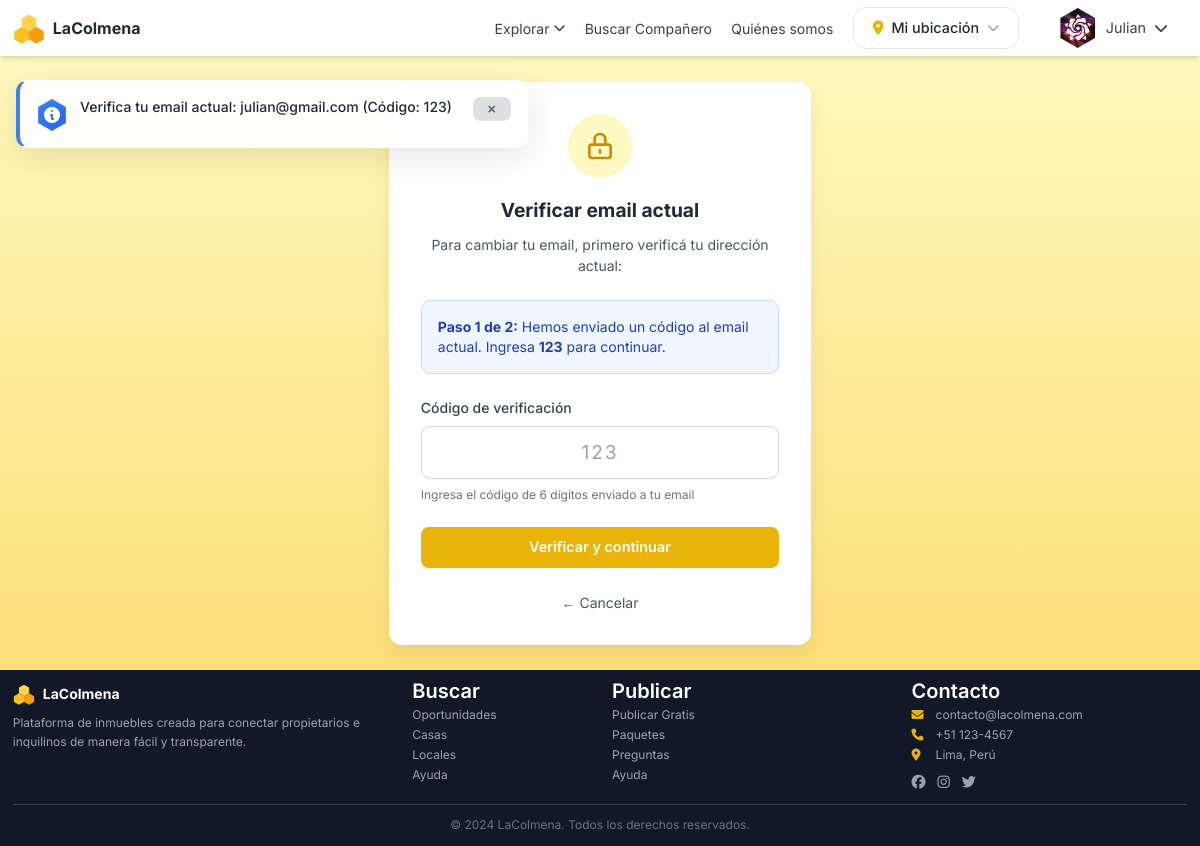
Page /usuarios/cambiar-email/ (signed in) on the committed database.
### usuarios/models.py (models this page shows, shortened)
class Usuario(AbstractUser):
    TIPO_CHOICES = [
        ('usuario', 'Usuario'),
        ('propietario', 'Propietario'),
    ]
    TIPO_AVATAR_CHOICES = [
        ('foto', 'Foto'),
        ('icono', 'Icono'),
    ]
    tipo = models.CharField(max_length=15, choices=TIPO_CHOICES, default='usuario')
    telefono = models.CharField(max_length=15, blank=True)
    telefono_validado = models.BooleanField(default=False)
    email_validado = models.BooleanField(default=False)
    foto_perfil = models.ImageField(upload_to='perfiles/', blank=True, null=True)
    tipo_avatar = models.CharField(max_length=10, choices=TIPO_AVATAR_CHOICES, default='foto')
    icono_avatar = models.CharField(max_length=10, blank=True, help_text='Emoji o código del icono')
    fecha_nacimiento = models.DateField(blank=True, null=True)
    direccion = models.TextField(blank=True)
    biografia = models.TextField(blank=True, max_length=500)
    recibir_notificaciones = models.BooleanField(default=True)
    fecha_registro = models.DateTimeField(auto_now_add=True)
    fecha_actualizacion = models.DateTimeField(auto_now=True)
    class Meta:
        verbose_name = 'Usuario'
        verbose_name_plural = 'Usuarios'
    def es_propietario(self):
        return self.tipo == 'propietario'
    def notificaciones_no_leidas(self):
        return self.notificaciones.filter(leida=False).count()
    def tiene_validaciones_completas(self):
        return self.telefono_validado and self.email_validado
    def necesita_validaciones(self):
        return not self.tiene_validaciones_completas()

### usuarios/views.py (the view)
# urls.py: path('cambiar-email/', views.cambiar_email, name='cambiar_email'),
@login_required
def cambiar_email(request):
    if not request.user.email_validado:
        messages.error(request, 'Primero debes validar tu email actual')
        return redirect('usuarios:validar_email')
    if request.method == 'POST':
        form = ValidarEmailForm(request.POST)
        if form.is_valid():
            codigo = form.cleaned_data['codigo']
            if codigo == '123':
                request.session['verificado_email_actual'] = True
                return redirect('usuarios:ingresar_nuevo_email')
            else:
                messages.error(request, 'Código incorrecto')
    else:
        form = ValidarEmailForm()
        messages.info(request, f'Verifica tu email actual: {request.user.email} (Código: 123)')
    return render(request, 'usuarios/verificar_email_actual.html', {'form': form})

### usuarios/templates/usuarios/verificar_email_actual.html (shortened to what this page needs)
{% extends 'base.html' %}
{% load static %}
{% block content %}
<div class="container mx-auto px-4 py-8 max-w-md">
    <div class="bg-white rounded-lg shadow-lg p-8">
        <div class="text-center mb-6">
            <div class="w-16 h-16 bg-yellow-100 rounded-full flex items-center justify-center mx-auto mb-4">
                <svg class="w-8 h-8 text-yellow-600" fill="none" stroke="currentColor" viewBox="0 0 24 24">
                    <path stroke-linecap="round" stroke-linejoin="round" stroke-width="2" d="M12 15v2m-6 4h12a2 2 0 002-2v-6a2 2 0 00-2-2H6a2 2 0 00-2 2v6a2 2 0 002 2zm10-10V7a4 4 0 00-8 0v4h8z"></path>
                </svg>
            </div>
            <h1 class="text-2xl font-bold text-gray-800 mb-2">Verificar email actual</h1>
            <p class="text-gray-600 mb-1">Para cambiar tu email, primero verificá tu dirección actual:</p>
        </div>
        <div class="mb-6 p-4 bg-blue-50 border border-blue-200 rounded-lg">
            <p class="text-sm text-blue-800">
                <strong>Paso 1 de 2:</strong> Hemos enviado un código al email actual. Ingresa <strong>123</strong> para continuar.
            </p>
        </div>
        <form method="post" class="space-y-6">
            <div>
                <label for="codigo" class="block text-sm font-medium text-gray-700 mb-2">
                    Código de verificación
                </label>
                <input
                    type="text"
                    name="codigo"
                    id="codigo"
                    maxlength="6"
                    placeholder="123"
                    class="w-full px-4 py-2 border border-gray-300 rounded-lg focus:ring-2 focus:ring-yellow-500 focus:border-transparent text-center text-2xl tracking-widest"
                    required
                />
                <p class="mt-2 text-xs text-gray-500">Ingresa el código de 6 dígitos enviado a tu email</p>
            </div>
            <button type="submit" class="w-full bg-yellow-500 hover:bg-yellow-600 text-white font-semibold py-3 px-6 rounded-lg transition">
                Verificar y continuar
            </button>
        </form>
        <div class="mt-6 text-center">
            <a href="{% url 'usuarios:perfil' user.username %}" class="text-sm text-gray-600 hover:text-gray-700">
                ← Cancelar
            </a>
        </div>
    </div>
</div>
{% endblock %}

### templates/base.html (shortened to what this page needs)
{% load static %}
<!DOCTYPE html>
<html lang="es">
<head>
    <link rel="stylesheet" href="{% static 'css/output.css' %}">
    <link rel="stylesheet" href="https://cdnjs.cloudflare.com/ajax/libs/font-awesome/6.5.1/css/all.min.css">
</head>
<body>
    <nav class="bg-white shadow-md relative z-20">
        <div class="w-full px-0">
            <div class="flex justify-between items-center h-16 px-4">
                <div class="flex items-center">
                    <a href="{% url 'propiedades:inicio' %}" class="flex items-center space-x-2">
                        <span class="text-xl font-bold text-gray-800">LaColmena</span>
                    </a>
                </div>
                <div class="hidden md:flex items-center space-x-6">
                    <div class="relative group">
                        <a href="{% url 'propiedades:listado' %}" class="flex items-center space-x-1 text-gray-700 hover:text-yellow-500 transition">
                            <span>Explorar</span>
                            <i class="fas fa-chevron-down text-xs"></i>
                        </a>
                    </div>
                    <a href="{% url 'propiedades:buscar_companero' %}" class="text-gray-700 hover:text-yellow-500 transition">Buscar Compañero</a>
                    <a href="{% url 'propiedades:quienes_somos' %}" class="text-gray-700 hover:text-yellow-500 transition">Quiénes somos</a>
                    <div class="relative" data-ubicacion-widget>
                        <button type="button" data-ubicacion-boton
                                class="flex items-center gap-2 bg-white border border-gray-200 hover:border-yellow-400 text-gray-800 text-sm font-medium pl-3 pr-2.5 py-1.5 rounded-full transition">
                            <i class="fas fa-map-marker-alt text-yellow-500"></i>
                            <span data-ubicacion-texto class="max-w-[140px] truncate">{{ ubicacion_actual.etiqueta|default:"Mi ubicación" }}</span>
                            <i class="fas fa-chevron-down text-xs text-gray-400"></i>
                        </button>
                    </div>
                    {% if user.is_authenticated %}
                        <div class="relative group">
                            <button class="flex items-center space-x-2 text-gray-700 hover:text-yellow-500 transition">
                                {% if user.foto_perfil %}
                                    <div class="relative w-10 h-10" style="clip-path: polygon(50% 0%, 93.3% 25%, 93.3% 75%, 50% 100%, 6.7% 75%, 6.7% 25%);">
                                        <img src="{{ user.foto_perfil.url }}" alt="{{ user.username }}" class="w-full h-full object-cover">
                                    </div>
                                {% endif %}
                                <span>{{ user.first_name|default:user.username }}</span>
                                <i class="fas fa-chevron-down text-sm"></i>
                            </button>
                        </div>
                    {% endif %}
                </div>
            </div>
        </div>
    </nav>
    {% if messages %}
        <div class="fixed top-20 left-4 z-50 w-full max-w-lg" id="messages-container">
            {% for message in messages %}
                <div class="mb-3 notification-card {% if message.tags == 'success' %}notification-success{% elif message.tags == 'error' %}notification-error{% elif message.tags == 'warning' %}notification-warning{% else %}notification-info{% endif %}">
                    <div class="flex items-start space-x-3">
                        <div class="flex-shrink-0 mt-0.5">
                            <div class="notification-icon">
                                {% if message.tags == 'success' %}
                                    <svg class="w-5 h-5" fill="currentColor" viewBox="0 0 20 20">
                                        <path fill-rule="evenodd" d="M10 18a8 8 0 100-16 8 8 0 000 16zm3.707-9.293a1 1 0 00-1.414-1.414L9 10.586 7.707 9.293a1 1 0 00-1.414 1.414l2 2a1 1 0 001.414 0l4-4z" clip-rule="evenodd"/>
                                    </svg>
                                {% else %}
                                    <svg class="w-5 h-5" fill="currentColor" viewBox="0 0 20 20">
                                        <path fill-rule="evenodd" d="M18 10a8 8 0 11-16 0 8 8 0 0116 0zm-7-4a1 1 0 11-2 0 1 1 0 012 0zM9 9a1 1 0 000 2v3a1 1 0 001 1h1a1 1 0 100-2v-3a1 1 0 00-1-1H9z" clip-rule="evenodd"/>
                                    </svg>
                                {% endif %}
                            </div>
                        </div>
                        <div class="flex-1 min-w-0">
                            <div class="notification-content">
                                <p class="notification-text">{{ message }}</p>
                            </div>
                        </div>
                        <div class="flex-shrink-0">
                            <button onclick="this.closest('.notification-card').style.animation='slideOut 0.3s ease-in-out'; setTimeout(() => this.closest('.notification-card').remove(), 300)" class="notification-close">
                                ×
                            </button>
                        </div>
                    </div>
                </div>
            {% endfor %}
        </div>
    {% endif %}
    <main>
        {% block content %}{% endblock %}
    </main>
    <footer class="bg-gray-900 text-white mt-0">
        <div class="max-w-7xl mx-auto px-4 sm:px-6 lg:px-8 py-4">
            <div class="grid grid-cols-1 md:grid-cols-12 gap-6 items-start">
                <div class="md:col-span-4">
                    <div class="flex items-center space-x-2 mb-2">
                        <svg width="22" height="22" viewBox="0 0 100 100" xmlns="http://www.w3.org/2000/svg">
                            <polygon points="50,8 73,21 73,47 50,60 27,47 27,21" fill="#FCD34D" />
                            <polygon points="27,47 50,60 50,86 27,99 4,86 4,60" fill="#FBBF24" />
                            <polygon points="73,47 96,60 96,86 73,99 50,86 50,60" fill="#F59E0B" />
                        </svg>
                        <span class="text-sm font-bold">LaColmena</span>
                    </div>
                    <p class="text-gray-400 text-xs leading-relaxed pr-4">
                        Plataforma de inmuebles creada para conectar propietarios e inquilinos de manera fácil y transparente.
                    </p>
                </div>
                <div class="md:col-span-2">
                    <h3 class="font-semibold mb-2 text-xs text-white">Buscar</h3>
                    <ul class="space-y-1 text-gray-400 text-xs">
                        <li><a href="{% url 'propiedades:listado' %}" class="hover:text-yellow-400 transition-colors">Oportunidades</a></li>
                        <li><a href="{% url 'propiedades:listado' %}?tipo=casa" class="hover:text-yellow-400 transition-colors">Casas</a></li>
                        <li><a href="{% url 'propiedades:listado' %}?tipo=departamento" class="hover:text-yellow-400 transition-colors">Locales</a></li>
                        <li><a href="{% url 'suscripciones:planes' %}" class="hover:text-yellow-400 transition-colors">Ayuda</a></li>
                    </ul>
                </div>
                <div class="md:col-span-3">
                    <h3 class="font-semibold mb-2 text-xs text-white">Publicar</h3>
                    <ul class="space-y-1 text-gray-400 text-xs">
                        <li><a href="{% url 'propiedades:crear' %}" class="hover:text-yellow-400 transition-colors">Publicar Gratis</a></li>
                        <li><a href="{% url 'suscripciones:planes' %}" class="hover:text-yellow-400 transition-colors">Paquetes</a></li>
                        <li><a href="#" class="hover:text-yellow-400 transition-colors">Preguntas</a></li>
                        <li><a href="#" class="hover:text-yellow-400 transition-colors">Ayuda</a></li>
                    </ul>
                </div>
                <div class="md:col-span-3">
                    <h3 class="font-semibold mb-2 text-xs text-white">Contacto</h3>
                    <ul class="space-y-1 text-gray-400 text-xs">
                        <li class="flex items-center">
                            <i class="fas fa-envelope w-4 text-yellow-500"></i>
                            <span class="ml-2">contacto@lacolmena.com</span>
                        </li>
                        <li class="flex items-center">
                            <i class="fas fa-phone w-4 text-yellow-500"></i>
                            <span class="ml-2">+51 123-4567</span>
                        </li>
                        <li class="flex items-center">
                            <i class="fas fa-map-marker-alt w-4 text-yellow-500"></i>
                            <span class="ml-2">Lima, Perú</span>
                        </li>
                    </ul>
                    <div class="flex space-x-3 mt-2">
                        <a href="#" class="text-gray-400 hover:text-yellow-400 transition-colors">
                            <i class="fab fa-facebook text-sm"></i>
                        </a>
                        <a href="#" class="text-gray-400 hover:text-yellow-400 transition-colors">
                            <i class="fab fa-instagram text-sm"></i>
                        </a>
                        <a href="#" class="text-gray-400 hover:text-yellow-400 transition-colors">
                            <i class="fab fa-twitter text-sm"></i>
                        </a>
                    </div>
                </div>
            </div>
            <hr class="border-gray-700 my-3">
            <div class="text-center text-gray-500 text-xs">
                © 2024 LaColmena. Todos los derechos reservados.
            </div>
        </div>
    </footer>
</body>
</html>

### rows in the picture
Usuario: foto_perfil (picture), first_name "Julian"

### other values in the picture
{{ ubicacion_actual.etiqueta|default:"Mi ubicación" }} "Mi ubicación"
{{ message }} "Verifica tu email actual: julian@gmail.com (Código: 123)"
